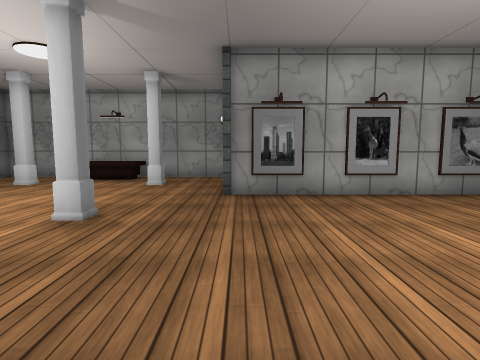
view 1 (above)

15 first-person views from a walk through a 3-D level made in the Unity game engine. The camera is 1.2 m above the floor, tilts 6° down and sees 80° across. The floor is counted in squares, 1 m on a side. Each view is taken from the middle of a square. On the plan, view 1 faces up. The plan holds only what a view shows up to about 13 squares ahead; the rest is blank. Some surface patterns are stand-ins.

view 2
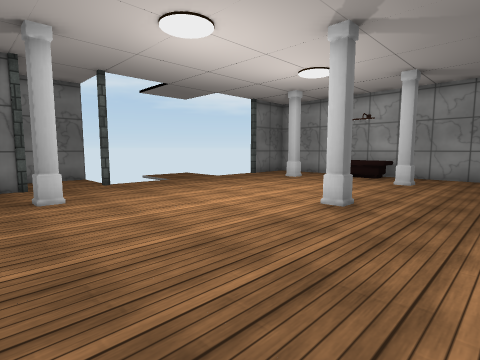

view 3
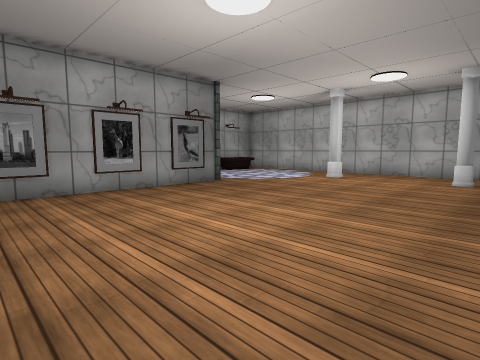

view 4
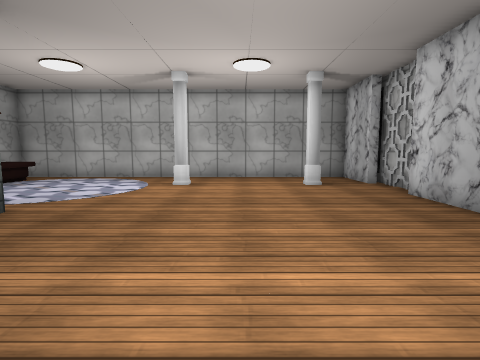

view 5
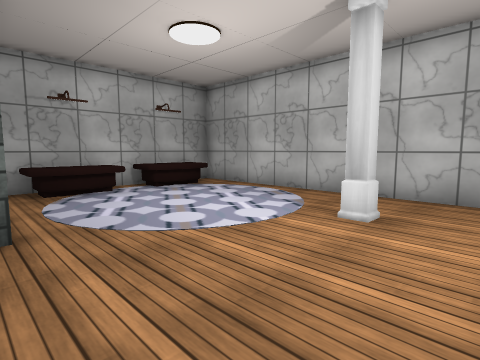

view 6
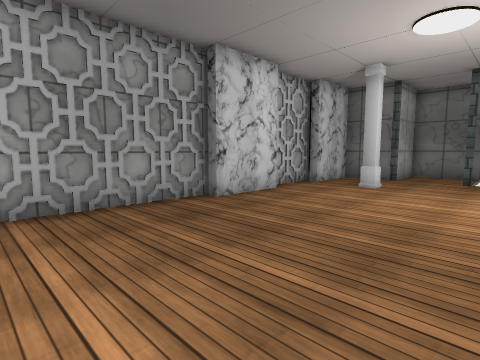

view 7
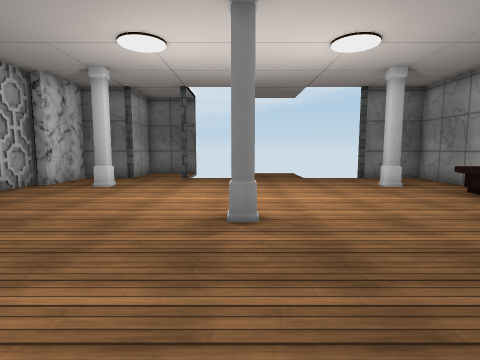

view 8
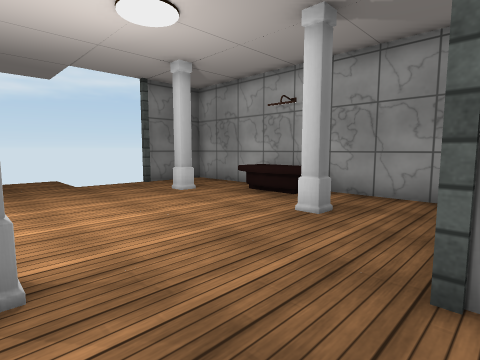

view 9
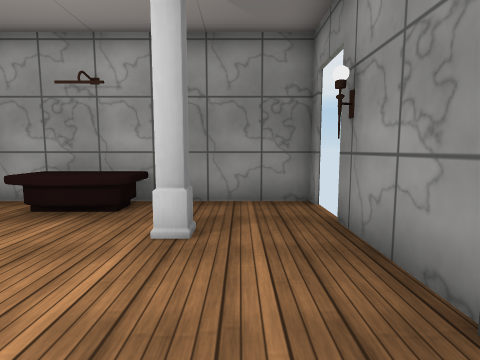

view 10
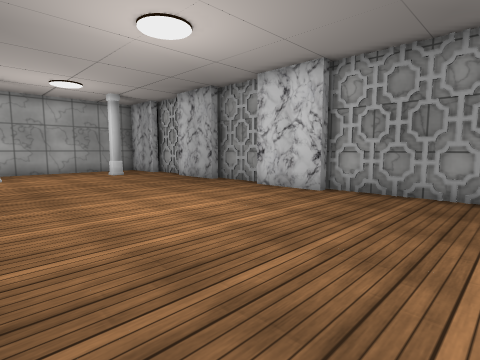

view 11
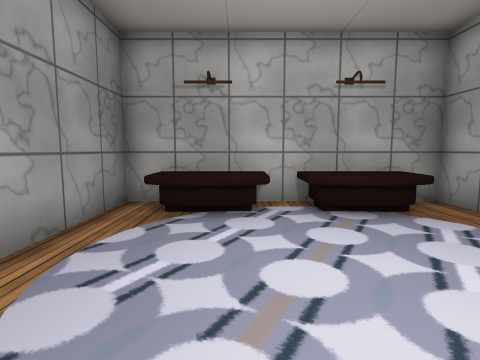

view 12
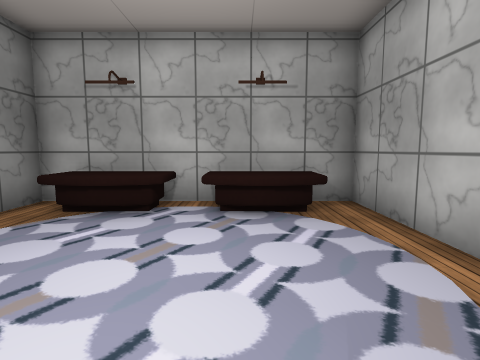

view 13
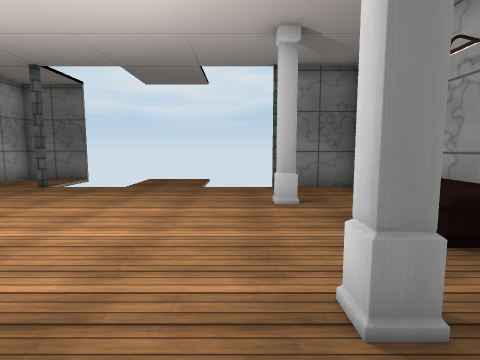

view 14
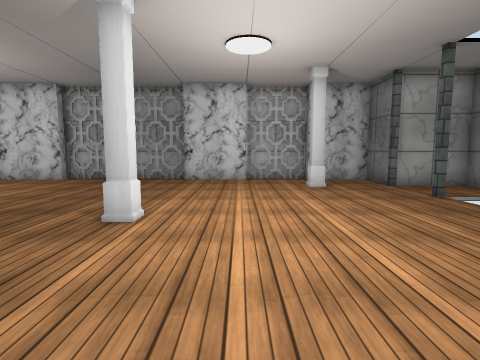

view 15
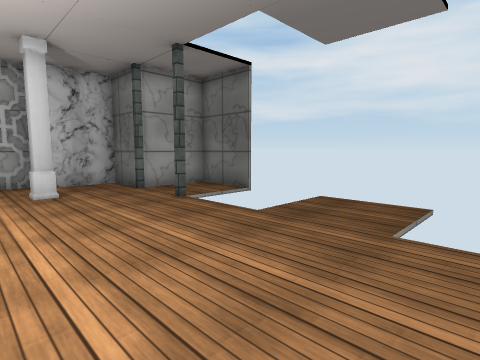

### Floor plan
Points are (right, up) in squares from view 1. A wall is a line through its corners. A room is listed if a view was taken in it or the views show most of it. See-through windows are left out.
Room 1 (views 1, 2, 3, 4, 5, 6, 7, 8, 9, 10, 11, 12, 13, 14, 15)
walls: (-0.3, 8.4) (-0.3, 10.7); (-2.7, 4.9) (-3.2, 4.9) (-3.2, 5.3) (-2.7, 5.3) (-2.7, 4.9); (6.5, 7.6) (0.4, 7.6); (2.2, -1.6) (4.8, -1.6); (-2.7, 10.4) (-2.7, 9.8) (-3.3, 9.8); (-0.3, 12.2) (-0.3, 12.7) (-10.2, 12.7) (-10.2, 10.4); (5.1, -2.1) (7.5, -2.1); (7.2, -1.6) (9.8, -1.6); (-3, -2.1) (2.2, -2.1); (-5.2, -1.6) (-2.7, -1.6); (12.4, 4.9) (11.8, 4.9) (11.8, 5.4); (-7.9, 0.7) (-7.4, 0.7) (-7.4, 0.3) (-7.8, 0.3); (10.5, -2.1) (12.8, -2.1); (12.2, -1.6) (14.7, -1.6) (14.7, 12.7) (7.4, 12.7) (7.4, 9); (-8.1, -2.1) (-5.2, -2.1); (-10.2, -0.4) (-10.2, -1.6) (-7.8, -1.6); (-12.7, 2.9) (-12.7, 0.4) (-10.4, 0.4)
objects: pillar (-10, 0); pillar (-10, 3); pillar (-10, 10); bench (-6, 11) to (-4, 12); pillar (0, 8); pillar (7, 8); bench (8, 11) to (11, 12); bench (12, 11) to (14, 12)

Positions as (right, up) in squares from view 1, and headings:
1: (0, 0), facing up
2: (0, -1), facing up-left
3: (0, -1), facing up-right
4: (2, 3), facing right
5: (7, 3), facing up-right
6: (2, 4), facing down-left
7: (2, 5), facing left
8: (0, 5), facing up-left
9: (-2, 6), facing up
10: (-2, 6), facing down-right
11: (10, 6), facing up
12: (12, 6), facing up
13: (-1, 9), facing left
14: (-5, 10), facing down
15: (-6, 9), facing down-left
